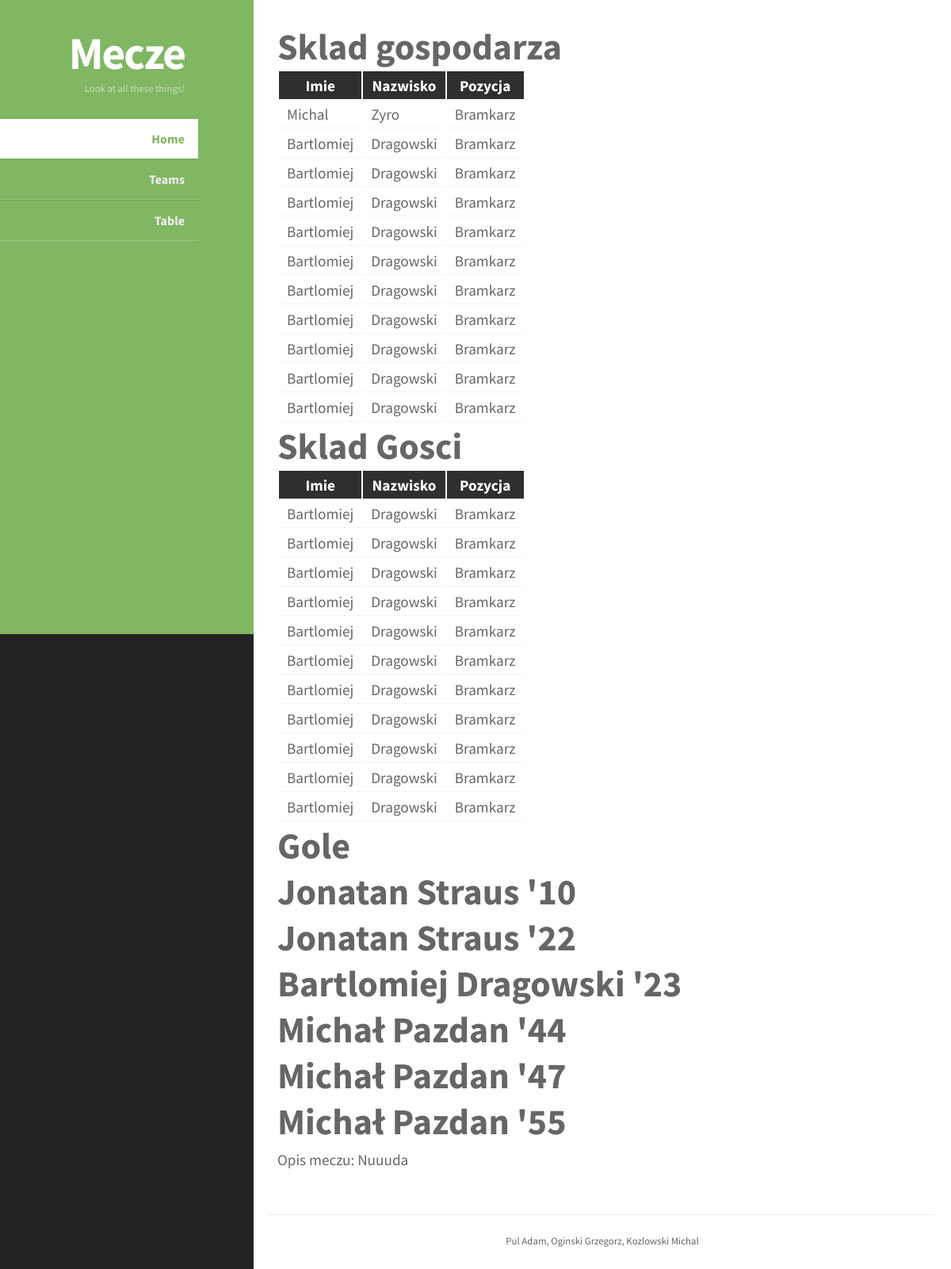
The app's page /mecz/1/ with its own data.
### Mecze/models.py (models this page shows, shortened)
class Mecz(models.Model):
	gospodarz = models.ForeignKey(Zespol, related_name='mecz_gospodarz', verbose_name='Gospodarz')
	gosc = models.ForeignKey(Zespol, related_name='mecz_gosc', verbose_name='Gosc')
	sklad_gospodarza= models.ForeignKey('Sklad', related_name='sklad_gospodarz', verbose_name='Sklad gospodarza', blank=True, null=True)
	sklad_goscia= models.ForeignKey('Sklad', related_name='sklad_goscia', verbose_name='Sklad goscia', blank=True, null=True)
	gole_gospodarza = models.CharField(max_length=2, blank=True)
	gole_goscia = models.CharField(max_length=2, blank=True)
	kolejka = models.ForeignKey(Kolejka,  related_name='kolejka', verbose_name='Nr kolejki')
	uwagi = models.CharField(max_length=128, blank=True)

class Sklad(models.Model):
	zespol = models.ForeignKey(Zespol)
	nazwa_skladu = models.CharField(max_length=16, blank=True)
	zawodnik_1 = models.ForeignKey(Zawodnik, related_name='z1', default='', null=True)
	pozycja_1 = models.ForeignKey(Pozycja, related_name='zp1', default='', null=True)
	zawodnik_2 = models.ForeignKey(Zawodnik, related_name='z2', default='', null=True)
	pozycja_2 = models.ForeignKey(Pozycja, related_name='zp2', default='', null=True)
	zawodnik_3 = models.ForeignKey(Zawodnik, related_name='z3', default='', null=True)
	pozycja_3 = models.ForeignKey(Pozycja, related_name='zp3', default='', null=True)
	zawodnik_4 = models.ForeignKey(Zawodnik, related_name='z4', default='', null=True)
	pozycja_4 = models.ForeignKey(Pozycja, related_name='zp4', default='', null=True)
	zawodnik_5 = models.ForeignKey(Zawodnik, related_name='z5', default='', null=True)
	pozycja_5 = models.ForeignKey(Pozycja, related_name='zp5', default='', null=True)
	zawodnik_6 = models.ForeignKey(Zawodnik, related_name='z6', default='', null=True)
	pozycja_6 = models.ForeignKey(Pozycja, related_name='zp6', default='', null=True)
	zawodnik_7 = models.ForeignKey(Zawodnik, related_name='z7', default='', null=True)
	pozycja_7 = models.ForeignKey(Pozycja, related_name='zp7', default='', null=True)
	zawodnik_8 = models.ForeignKey(Zawodnik, related_name='z8', default='', null=True)
	pozycja_8 = models.ForeignKey(Pozycja, related_name='zp8', default='', null=True)
	zawodnik_9 = models.ForeignKey(Zawodnik, related_name='z9', default='', null=True)
	pozycja_9 = models.ForeignKey(Pozycja, related_name='zp9', default='', null=True)
	zawodnik_10 = models.ForeignKey(Zawodnik, related_name='z10', default='', null=True)
	pozycja_10 = models.ForeignKey(Pozycja, related_name='zp10', default='', null=True)
	zawodnik_11 = models.ForeignKey(Zawodnik, related_name='z11', default='', null=True)
	pozycja_11 = models.ForeignKey(Pozycja, related_name='zp11', default='', null=True)

class Zawodnik(models.Model):
	zespol = models.ForeignKey(Zespol)
	imie = models.CharField(max_length=50)
	nazwisko = models.CharField(max_length=50)
	pozycja = models.ForeignKey(Pozycja)

class Pozycja(models.Model):
	nazwa = models.CharField(max_length=15)

class Bramka(models.Model):
	mecz = models.ForeignKey(Mecz)
	zawodnik = models.ForeignKey(Zawodnik)
	minuta = models.IntegerField()

### Mecze/views.py (the view)
# urls.py: url(r'^mecz/(?P<mecz>[0-9]+)/$', views.mecz),
def mecz(request, mecz):
	mecz = get_object_or_404(Mecz, id=mecz)
	bramki = Bramka.objects.select_related('zawodnik').filter(mecz=mecz)
	return render(request, 'Mecze/mecz.html', {'mecz': mecz, 'bramki': bramki})

### Mecze/templates/Mecze/mecz.html
{% extends 'Mecze/base.html' %}
{% block selected_home %} class="selected-item" {% endblock %}
{% block selected_teams %} {% endblock %}
{% block selected_table %} {% endblock %}
{% block content %}
<h1>Sklad gospodarza</h1>
	<table>
	<tr><th>Imie</th><th>Nazwisko</th><th>Pozycja</th></tr>
	<tr><td>{{mecz.sklad_gospodarza.zawodnik_1.imie}}</td><td>{{mecz.sklad_gospodarza.zawodnik_1.nazwisko}}</td><td>{{mecz.sklad_gospodarza.pozycja_1.nazwa}}</td></tr>
	<tr><td>{{mecz.sklad_gospodarza.zawodnik_2.imie}}</td><td>{{mecz.sklad_gospodarza.zawodnik_2.nazwisko}}</td><td>{{mecz.sklad_gospodarza.pozycja_2.nazwa}}</td></tr>
	<tr><td>{{mecz.sklad_gospodarza.zawodnik_3.imie}}</td><td>{{mecz.sklad_gospodarza.zawodnik_3.nazwisko}}</td><td>{{mecz.sklad_gospodarza.pozycja_3.nazwa}}</td></tr>
	<tr><td>{{mecz.sklad_gospodarza.zawodnik_4.imie}}</td><td>{{mecz.sklad_gospodarza.zawodnik_4.nazwisko}}</td><td>{{mecz.sklad_gospodarza.pozycja_4.nazwa}}</td></tr>
	<tr><td>{{mecz.sklad_gospodarza.zawodnik_5.imie}}</td><td>{{mecz.sklad_gospodarza.zawodnik_5.nazwisko}}</td><td>{{mecz.sklad_gospodarza.pozycja_5.nazwa}}</td></tr>
	<tr><td>{{mecz.sklad_gospodarza.zawodnik_6.imie}}</td><td>{{mecz.sklad_gospodarza.zawodnik_6.nazwisko}}</td><td>{{mecz.sklad_gospodarza.pozycja_6.nazwa}}</td></tr>
	<tr><td>{{mecz.sklad_gospodarza.zawodnik_7.imie}}</td><td>{{mecz.sklad_gospodarza.zawodnik_7.nazwisko}}</td><td>{{mecz.sklad_gospodarza.pozycja_7.nazwa}}</td></tr>
	<tr><td>{{mecz.sklad_gospodarza.zawodnik_8.imie}}</td><td>{{mecz.sklad_gospodarza.zawodnik_8.nazwisko}}</td><td>{{mecz.sklad_gospodarza.pozycja_8.nazwa}}</td></tr>
	<tr><td>{{mecz.sklad_gospodarza.zawodnik_9.imie}}</td><td>{{mecz.sklad_gospodarza.zawodnik_9.nazwisko}}</td><td>{{mecz.sklad_gospodarza.pozycja_9.nazwa}}</td></tr>
	<tr><td>{{mecz.sklad_gospodarza.zawodnik_10.imie}}</td><td>{{mecz.sklad_gospodarza.zawodnik_10.nazwisko}}</td><td>{{mecz.sklad_gospodarza.pozycja_10.nazwa}}</td></tr>
	<tr><td>{{mecz.sklad_gospodarza.zawodnik_11.imie}}</td><td>{{mecz.sklad_gospodarza.zawodnik_11.nazwisko}}</td><td>{{mecz.sklad_gospodarza.pozycja_11.nazwa}}</td></tr>
	</table>
	<h1>Sklad Gosci</h1>
	<table>
	<tr><th>Imie</th><th>Nazwisko</th><th>Pozycja</th></tr>
	<tr><td>{{mecz.sklad_goscia.zawodnik_1.imie}}</td><td>{{mecz.sklad_goscia.zawodnik_1.nazwisko}}</td><td>{{mecz.sklad_goscia.pozycja_1.nazwa}}</td></tr>
	<tr><td>{{mecz.sklad_goscia.zawodnik_2.imie}}</td><td>{{mecz.sklad_goscia.zawodnik_2.nazwisko}}</td><td>{{mecz.sklad_goscia.pozycja_2.nazwa}}</td></tr>
	<tr><td>{{mecz.sklad_goscia.zawodnik_3.imie}}</td><td>{{mecz.sklad_goscia.zawodnik_3.nazwisko}}</td><td>{{mecz.sklad_goscia.pozycja_3.nazwa}}</td></tr>
	<tr><td>{{mecz.sklad_goscia.zawodnik_4.imie}}</td><td>{{mecz.sklad_goscia.zawodnik_4.nazwisko}}</td><td>{{mecz.sklad_goscia.pozycja_4.nazwa}}</td></tr>
	<tr><td>{{mecz.sklad_goscia.zawodnik_5.imie}}</td><td>{{mecz.sklad_goscia.zawodnik_5.nazwisko}}</td><td>{{mecz.sklad_goscia.pozycja_5.nazwa}}</td></tr>
	<tr><td>{{mecz.sklad_goscia.zawodnik_6.imie}}</td><td>{{mecz.sklad_goscia.zawodnik_6.nazwisko}}</td><td>{{mecz.sklad_goscia.pozycja_6.nazwa}}</td></tr>
	<tr><td>{{mecz.sklad_goscia.zawodnik_7.imie}}</td><td>{{mecz.sklad_goscia.zawodnik_7.nazwisko}}</td><td>{{mecz.sklad_goscia.pozycja_7.nazwa}}</td></tr>
	<tr><td>{{mecz.sklad_goscia.zawodnik_8.imie}}</td><td>{{mecz.sklad_goscia.zawodnik_8.nazwisko}}</td><td>{{mecz.sklad_goscia.pozycja_8.nazwa}}</td></tr>
	<tr><td>{{mecz.sklad_goscia.zawodnik_9.imie}}</td><td>{{mecz.sklad_goscia.zawodnik_9.nazwisko}}</td><td>{{mecz.sklad_goscia.pozycja_9.nazwa}}</td></tr>
	<tr><td>{{mecz.sklad_goscia.zawodnik_10.imie}}</td><td>{{mecz.sklad_goscia.zawodnik_10.nazwisko}}</td><td>{{mecz.sklad_goscia.pozycja_10.nazwa}}</td></tr>
	<tr><td>{{mecz.sklad_goscia.zawodnik_11.imie}}</td><td>{{mecz.sklad_goscia.zawodnik_11.nazwisko}}</td><td>{{mecz.sklad_goscia.pozycja_11.nazwa}}</td></tr>
	</table>
<h1>Gole</h1>
	{% for bramka in bramki %}
						<h1>{{bramka.zawodnik.imie}} {{bramka.zawodnik.nazwisko}} '{{bramka.minuta}}</h1>
	{% endfor %}
	<p>Opis meczu: {{mecz.uwagi}}</p>
{% endblock content %}

### static/css/mecze.css (style rules this page uses)
body { margin:0px auto; padding:0; background: #222; font-family: "Source Sans Pro","sans-serif"; font-size: 1.0em; color:#666; }
* { margin:0; padding:0; }
th, td { padding:5px 10px; }
th { color:#fff; border-top:1px solid #222; background-color:#2F2F2F; }
td { border-bottom:1px solid #f4f4f4; }
p { line-height:2.0em; margin-bottom:20px; }
h1 { font-size:2.4em; }

### records on screen
Mecz: sklad_gospodarza.zawodnik_1.imie "Michal", sklad_gospodarza.zawodnik_1.nazwisko "Zyro", sklad_gospodarza.pozycja_1.nazwa "Bramkarz", sklad_gospodarza.zawodnik_2.imie "Bartlomiej", sklad_gospodarza.zawodnik_2.nazwisko "Dragowski", sklad_gospodarza.pozycja_2.nazwa "Bramkarz", sklad_gospodarza.zawodnik_3.imie "Bartlomiej", sklad_gospodarza.zawodnik_3.nazwisko "Dragowski", sklad_gospodarza.pozycja_3.nazwa "Bramkarz", sklad_gospodarza.zawodnik_4.imie "Bartlomiej", sklad_gospodarza.zawodnik_4.nazwisko "Dragowski", sklad_gospodarza.pozycja_4.nazwa "Bramkarz", sklad_gospodarza.zawodnik_5.imie "Bartlomiej", sklad_gospodarza.zawodnik_5.nazwisko "Dragowski", sklad_gospodarza.pozycja_5.nazwa "Bramkarz", sklad_gospodarza.zawodnik_6.imie "Bartlomiej", sklad_gospodarza.zawodnik_6.nazwisko "Dragowski", sklad_gospodarza.pozycja_6.nazwa "Bramkarz", sklad_gospodarza.zawodnik_7.imie "Bartlomiej", sklad_gospodarza.zawodnik_7.nazwisko "Dragowski", sklad_gospodarza.pozycja_7.nazwa "Bramkarz", sklad_gospodarza.zawodnik_8.imie "Bartlomiej", sklad_gospodarza.zawodnik_8.nazwisko "Dragowski", sklad_gospodarza.pozycja_8.nazwa "Bramkarz", sklad_gospodarza.zawodnik_9.imie "Bartlomiej", sklad_gospodarza.zawodnik_9.nazwisko "Dragowski", sklad_gospodarza.pozycja_9.nazwa "Bramkarz", sklad_gospodarza.zawodnik_10.imie "Bartlomiej", sklad_gospodarza.zawodnik_10.nazwisko "Dragowski", sklad_gospodarza.pozycja_10.nazwa "Bramkarz", sklad_gospodarza.zawodnik_11.imie "Bartlomiej", sklad_gospodarza.zawodnik_11.nazwisko "Dragowski", sklad_gospodarza.pozycja_11.nazwa "Bramkarz", sklad_goscia.zawodnik_1.imie "Bartlomiej", sklad_goscia.zawodnik_1.nazwisko "Dragowski", sklad_goscia.pozycja_1.nazwa "Bramkarz", sklad_goscia.zawodnik_2.imie "Bartlomiej", sklad_goscia.zawodnik_2.nazwisko "Dragowski", sklad_goscia.pozycja_2.nazwa "Bramkarz", sklad_goscia.zawodnik_3.imie "Bartlomiej", sklad_goscia.zawodnik_3.nazwisko "Dragowski", sklad_goscia.pozycja_3.nazwa "Bramkarz", sklad_goscia.zawodnik_4.imie "Bartlomiej", sklad_goscia.zawodnik_4.nazwisko "Dragowski", sklad_goscia.pozycja_4.nazwa "Bramkarz", sklad_goscia.zawodnik_5.imie "Bartlomiej", sklad_goscia.zawodnik_5.nazwisko "Dragowski", sklad_goscia.pozycja_5.nazwa "Bramkarz", sklad_goscia.zawodnik_6.imie "Bartlomiej", sklad_goscia.zawodnik_6.nazwisko "Dragowski", sklad_goscia.pozycja_6.nazwa "Bramkarz", sklad_goscia.zawodnik_7.imie "Bartlomiej", sklad_goscia.zawodnik_7.nazwisko "Dragowski", sklad_goscia.pozycja_7.nazwa "Bramkarz", sklad_goscia.zawodnik_8.imie "Bartlomiej", sklad_goscia.zawodnik_8.nazwisko "Dragowski", sklad_goscia.pozycja_8.nazwa "Bramkarz", sklad_goscia.zawodnik_9.imie "Bartlomiej", sklad_goscia.zawodnik_9.nazwisko "Dragowski", sklad_goscia.pozycja_9.nazwa "Bramkarz", sklad_goscia.zawodnik_10.imie "Bartlomiej", sklad_goscia.zawodnik_10.nazwisko "Dragowski", sklad_goscia.pozycja_10.nazwa "Bramkarz", sklad_goscia.zawodnik_11.imie "Bartlomiej", sklad_goscia.zawodnik_11.nazwisko "Dragowski", sklad_goscia.pozycja_11.nazwa "Bramkarz", uwagi "Nuuuda"
Bramka: zawodnik.imie "Jonatan", zawodnik.nazwisko "Straus", minuta "10"
Bramka: zawodnik.imie "Jonatan", zawodnik.nazwisko "Straus", minuta "22"
Bramka: zawodnik.imie "Bartlomiej", zawodnik.nazwisko "Dragowski", minuta "23"
Bramka: zawodnik.imie "Michał", zawodnik.nazwisko "Pazdan", minuta "44"
Bramka: zawodnik.imie "Michał", zawodnik.nazwisko "Pazdan", minuta "47"
Bramka: zawodnik.imie "Michał", zawodnik.nazwisko "Pazdan", minuta "55"
